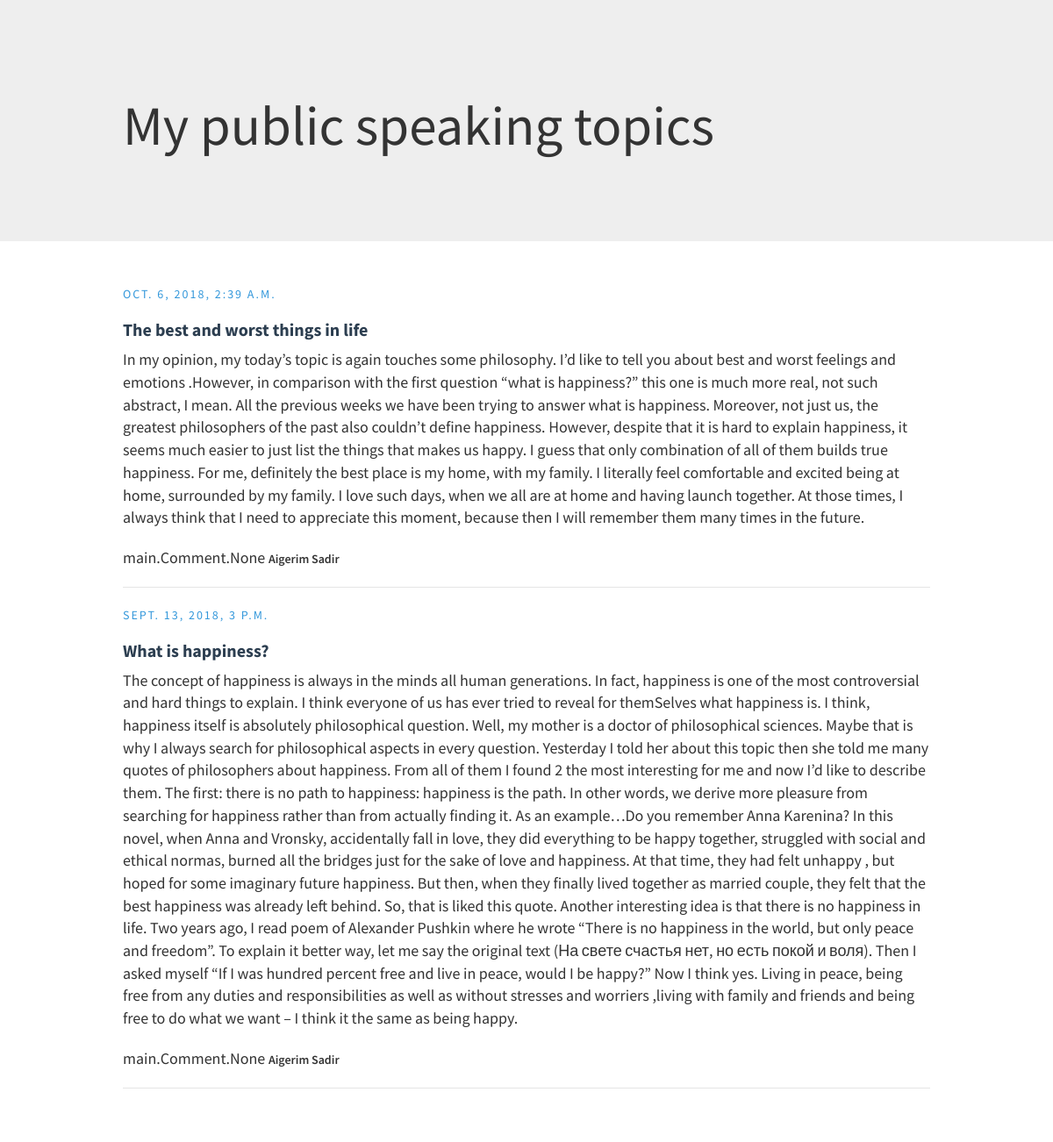
/main/, run on the app's committed database.
### main/models.py (models this page shows, shortened)
class Post(models.Model):
    title = models.CharField(max_length=100)
    created = models.DateTimeField()
    author = models.ForeignKey(Author,on_delete=models.CASCADE,related_name='posts')
    content= models.TextField()
    class Meta:
        verbose_name = 'Post'
        verbose_name_plural = 'Posts'

class Author(models.Model):
    first_name = models.CharField(max_length=100)
    last_name = models.CharField(max_length=100)
    class Meta:
        verbose_name = 'Author'
        verbose_name_plural = 'Authors'
    def __str__(self):
        return "{} {}".format(self.first_name,self.last_name)

### main/views.py (the view)
# urls.py: path('', views.index, name='index')
def index(request):
    posts = Post.objects.all()
    context = {'posts':posts }
    return render(request,'blog-posts.html',context)

### main/templates/blog-posts.html
{% extends 'base.html' %}
{% block body %}
{% for curpost in posts %}
<div class="post">
		<div class="date">{{curpost.created}}</div>
		<h2>{{curpost.title}}</h2>
		<p>
			{{curpost.content}}
		</p>
		<p>{{curpost.comments}}	<span class="author">{{curpost.author}}</span></p>
		<hr>
</div>
{% endfor %}
{% endblock %}

### main/templates/base.html (shortened to what this page needs)
{% load static %}
<!DOCTYPE html>
<html>
<head>
	<link rel="stylesheet" type="text/css" href="{% static 'css/bootstrap1.css'%}">
	<link rel="stylesheet" type="text/css" href="{% static 'css/blog.css' %}">
</head>
<body>
<div class="jumbotron">
	<div class="container">
	<h1>My public speaking topics</h1></div>
</div>
<div class="container">
	{% block body %}
{% endblock %}
</div>
</body>
</html>

### main/static/css/blog.css (style rules this page uses)
.container { width: 80%; font-family: 'Source Sans Pro', sans-serif; padding: 20px; margin: 20px auto; max-width: 1000px; }
.author { text-align: right; font-size: 14px; font-weight: 600; }
.post p { margin-bottom: 20px; font-size: 18px; }
.date { color: #3498db; letter-spacing: 0.2rem; text-transform: uppercase; }
h2 { font-size: 2.0rem; font-weight: bold; color: #2c3e50; }
hr { border: 0; height: 0; border-top: 1px solid rgba(0, 0, 0, 0.1); border-bottom: 1px solid rgba(255, 255, 255, 0.3); }

### data on the page
Post: created "OCT. 6, 2018, 2:39 A.M.", title "The best and worst things in life", content "In my opinion, my today’s topic is again touches some philosophy. I’d like to tell you about best and worst feelings and emotions .However, in comparison with the first question “what is happiness?” this one is much more real, not such abstract, I mean. All the previous weeks we have been trying to answer what is happiness. Moreover, not just us, the greatest philosophers of the past also couldn’t define happiness. However, despite that it is hard to explain happiness, it seems much easier to just list the things that makes us happy. I guess that only combination of all of them builds true happiness. For me, definitely the best place is my home, with my family. I literally feel comfortable…", comments "main.Comment.None", author "Aigerim Sadir"
Post: created "SEPT. 13, 2018, 3 P.M.", title "What is happiness?", content "The concept of happiness is always in the minds all human generations. In fact, happiness is one of the most controversial and hard things to explain. I think everyone of us has ever tried to reveal for themSelves what happiness is. I think, happiness itself is absolutely philosophical question. Well, my mother is a doctor of philosophical sciences. Maybe that is why I always search for philosophical aspects in every question. Yesterday I told her about this topic then she told me many quotes of philosophers about happiness. From all of them I found 2 the most interesting for me and now I’d like to describe them. The first: there is no path to happiness: happiness is the path. In other…", comments "main.Comment.None", author "Aigerim Sadir"
